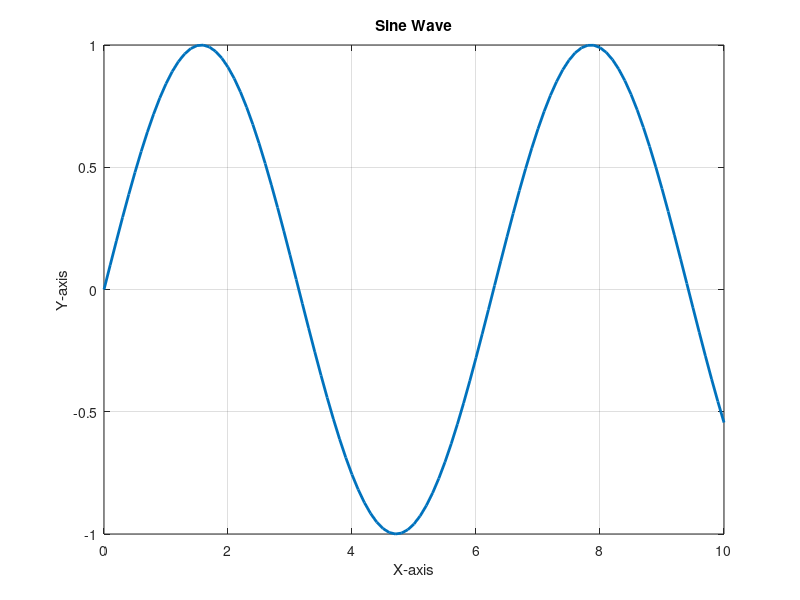

Recreate this plot in MATLAB.
%Graph Plotting Example - Plot a Sine Wave
disp(' ');
x = 0:0.1:10;  % Define x-axis values from 0 to 10 with step size of 0.1
y = sin(x);    % Define y-axis values using the sine function

% Plot the sine wave
figure;        % Open a new figure window
plot(x, y, 'Linewidth', 2);    % Plot x against y
xlabel('X-axis');
ylabel('Y-axis');
title('Sine Wave');
grid on;       % Add grid to the plot

